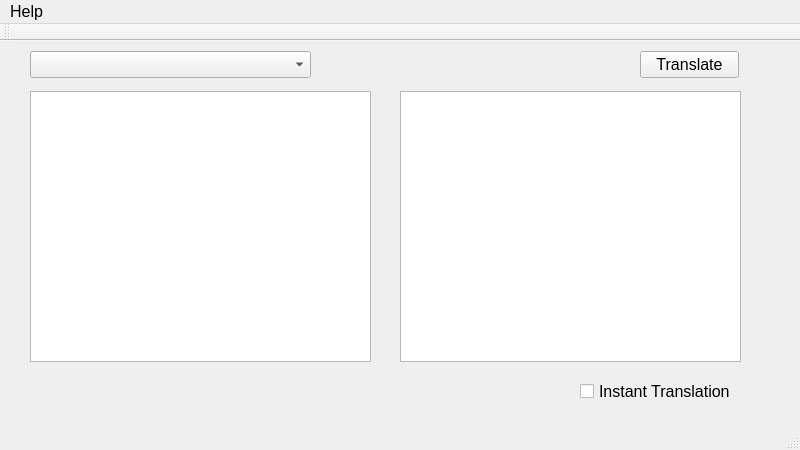
<?xml version="1.0" encoding="UTF-8"?>
<ui version="4.0">
 <class>MainWindow</class>
 <widget class="QMainWindow" name="MainWindow">
  <property name="geometry">
   <rect>
    <x>0</x>
    <y>0</y>
    <width>800</width>
    <height>450</height>
   </rect>
  </property>
  <property name="font">
   <font>
    <pointsize>12</pointsize>
   </font>
  </property>
  <property name="windowTitle">
   <string>MainWindow</string>
  </property>
  <widget class="QWidget" name="centralWidget">
   <widget class="QComboBox" name="comboBox">
    <property name="geometry">
     <rect>
      <x>30</x>
      <y>10</y>
      <width>281</width>
      <height>27</height>
     </rect>
    </property>
   </widget>
   <widget class="QTextEdit" name="textEdit">
    <property name="geometry">
     <rect>
      <x>30</x>
      <y>50</y>
      <width>341</width>
      <height>271</height>
     </rect>
    </property>
   </widget>
   <widget class="QTextEdit" name="textEdit_2">
    <property name="geometry">
     <rect>
      <x>400</x>
      <y>50</y>
      <width>341</width>
      <height>271</height>
     </rect>
    </property>
   </widget>
   <widget class="QPushButton" name="pushButton">
    <property name="geometry">
     <rect>
      <x>640</x>
      <y>10</y>
      <width>99</width>
      <height>27</height>
     </rect>
    </property>
    <property name="focusPolicy">
     <enum>Qt::ClickFocus</enum>
    </property>
    <property name="text">
     <string>Translate</string>
    </property>
   </widget>
   <widget class="QCheckBox" name="checkBox">
    <property name="geometry">
     <rect>
      <x>580</x>
      <y>340</y>
      <width>161</width>
      <height>21</height>
     </rect>
    </property>
    <property name="text">
     <string>Instant Translation</string>
    </property>
   </widget>
  </widget>
  <widget class="QMenuBar" name="menuBar">
   <property name="geometry">
    <rect>
     <x>0</x>
     <y>0</y>
     <width>800</width>
     <height>27</height>
    </rect>
   </property>
   <widget class="QMenu" name="menuAperitum">
    <property name="title">
     <string>Help</string>
    </property>
    <addaction name="separator"/>
    <addaction name="actionAbout"/>
   </widget>
   <addaction name="menuAperitum"/>
  </widget>
  <widget class="QToolBar" name="mainToolBar">
   <attribute name="toolBarArea">
    <enum>TopToolBarArea</enum>
   </attribute>
   <attribute name="toolBarBreak">
    <bool>false</bool>
   </attribute>
  </widget>
  <widget class="QStatusBar" name="statusBar"/>
  <action name="actionAbout">
   <property name="text">
    <string>About</string>
   </property>
  </action>
 </widget>
 <layoutdefault spacing="6" margin="11"/>
 <resources/>
 <connections/>
</ui>
